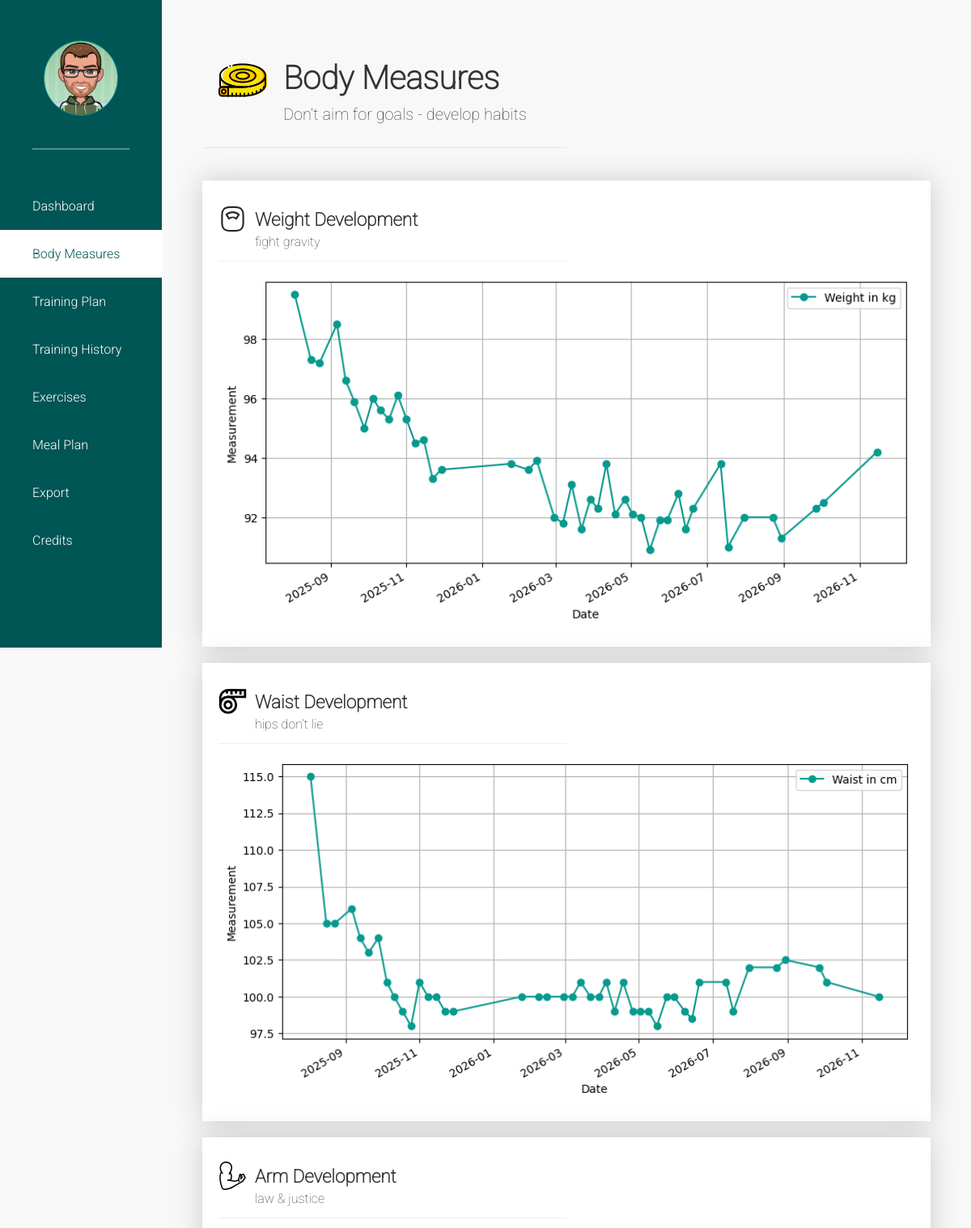
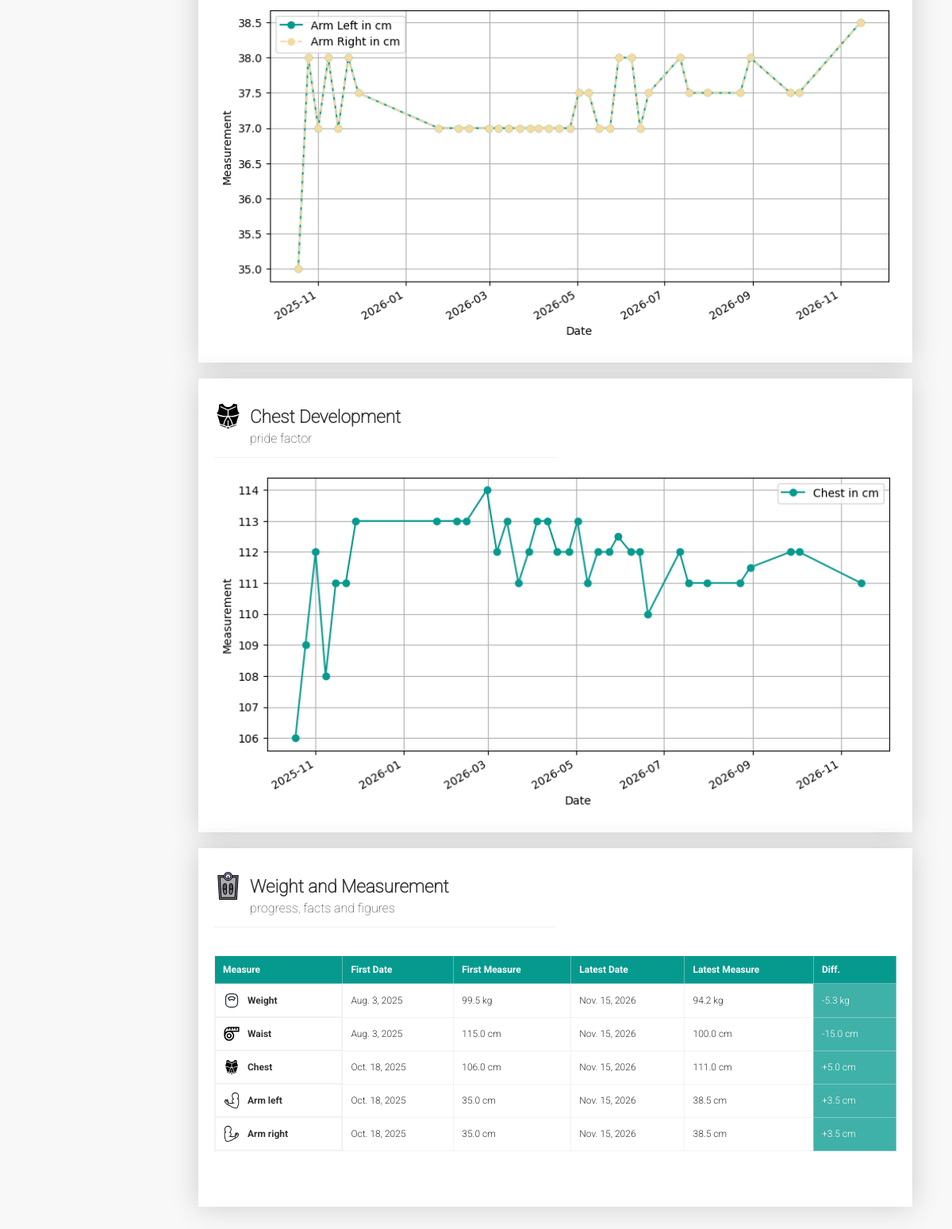
Screenshot of /body-measures/ with the database file from the repository (2 pictures, top to bottom).
### tracker/models.py (models this page shows, shortened)
class BodyMeasure(models.Model):
    date = models.DateField()
    weight = models.FloatField(null=True, blank=True)
    waist = models.FloatField(null=True, blank=True)
    chest = models.FloatField(null=True, blank=True)
    arm_left = models.FloatField(null=True, blank=True)
    arm_right = models.FloatField(null=True, blank=True)

### tracker/views.py (the view)
# urls.py: path("body-measures/", views.bodyMeasures, name="body_measures"),
def bodyMeasures(request):
    return render(
        request,
        "tracker/body_measures.html",
        get_body_measurements_context(),
    )

### tracker/views.py (called while the page is built)
def figure_to_base64(fig):
    buffer = io.BytesIO()
    fig.savefig(buffer, format="png", bbox_inches="tight")
    buffer.seek(0)
    image_png = buffer.getvalue()
    buffer.close()
    plt.close(fig)
    return base64.b64encode(image_png).decode("utf-8")

def calc_body_measure_difference(first_measures, latest_measures, field_name):
    first_value = first_measures[field_name]
    latest_value = latest_measures[field_name]
    if first_value is None or latest_value is None:
        return None
    return round(latest_value - first_value, 2)

def get_success_class(difference, success_if):
    if difference is None:
        return ""
    if success_if == "decrease" and difference <= 0:
        return "value-success"
    if success_if == "increase" and difference > 0:
        return "value-success"
    return "value-fail"

def get_body_measurements_context():
    return {
        "plots": get_body_measure_plots(),
        "body_measure_improvement": get_body_measure_improvement_data(),
    }

### tracker/templates/tracker/body_measures.html (shortened to what this page needs)
{% extends "tracker/base.html" %}
{% load static %}
{% block content %}
<div class="data-page body-measures-page">
    <div class="box-100 box-shadow data-page-box">
        <img class="data-page-box-icon" src="{% static 'tracker/svg/measuring-tape.svg' %}"
            alt="Fitness Dashboard | Measuring Tape Icon" aria-hidden="true">
        <div class="data-page-header-box">
            <h1 class="data-page-box-headline">Body Measures</h1>
            <span class="data-page-box-subheadline">Don't aim for goals - develop habits</span>
        </div>
    </div>
    <div class="box-container">
        {% for plot in plots %}
        <div class="box-50 box-shadow info-box">
            <div class="info-box-header">
                <div class="info-box-header-icon">
                    <img class="info-box-icon" src="{% static 'tracker/svg/'|add:plot.icon|add:'.svg' %}"
                        alt="Fitness Dashboard | {{ plot.title }} Icon" aria-hidden="true">
                </div>
                <div class="info-box-header-headlines">
                    <h2 class="info-box-icon-headline">{{ plot.title }}</h2>
                    <span class="info-box-icon-subheadline">{{ plot.subtitle }}</span>
                </div>
            </div>
            {% if plot.image %}
            <img class="info-box-plot"
                alt="Fitness Dashboard | {{ plot.alt }}">
            {% else %}
            <p>No "{{ plot.title }}" data available.</p>
            {% endif %}
        </div>
        {% endfor %}
        <div class="box-100 box-shadow info-box">
            <div class="info-box-header">
                <div class="info-box-header-icon">
                    <img class="info-box-icon" src="{% static 'tracker/svg/weight-scale.svg' %}"
                        alt="Fitness Dashboard | {{ plot.title }} Icon" aria-hidden="true">
                </div>
                <div class="info-box-header-headlines">
                    <h2 class="info-box-icon-headline">Weight and Measurement</h2>
                    <span class="info-box-icon-subheadline">progress, facts and figures</span>
                </div>
            </div>
            {% if body_measure_improvement %}
            <table>
                <tr>
                    <th>Measure</th>
                    <th>First Date</th>
                    <th>First Measure</th>
                    <th>Latest Date</th>
                    <th>Latest Measure</th>
                    <th>Diff.</th>
                </tr>
                {% for row in body_measure_improvement.measure_rows %}
                <tr>
                    <td class="table-col-icon">
                        <img class="table-icon" {% if row.flip_icon %}style="transform: scaleX(-1);" {% endif %}
                            src="{% static row.icon %}" alt="Fitness Dashboard | {{ row.label }} Icon">
                        {{ row.label }}
                    </td>
                    <td>{{ row.first_date }}</td>
                    <td>
                        {% if row.first_value is not None %}
                        {{ row.first_value }} {{ row.unit }}
                        {% else %}
                        —
                        {% endif %}
                    </td>
                    <td>{{ row.latest_date }}</td>
                    <td>
                        {% if row.latest_value is not None %}
                        {{ row.latest_value }} {{ row.unit }}
                        {% else %}
                        —
                        {% endif %}
                    </td>
                    <td class="{{ row.success_class }}">
                        {% if row.difference is not None %}
                        {% if row.difference > 0 %}
                        +{{ row.difference }} {{ row.unit }}
                        {% else %}
                        {{ row.difference }} {{ row.unit }}
                        {% endif %}
                        {% else %}
                        —
                        {% endif %}
                    </td>
                </tr>
                {% endfor %}
            </table>
            {% else %}
            <p>No body measurement data available yet.</p>
            {% endif %}
        </div>
    </div>
</div>
{% endblock %}

### tracker/templates/tracker/base.html (shortened to what this page needs)
{% load static %}
<!DOCTYPE html>
<html lang="en">
<head>
    <link rel="stylesheet" href="{% static 'tracker/style/style.min.css' %}">
</head>
<body>
    <div class="backdrop"></div>
    <div class="app-layout">
        <nav id="nav-component" class="nav-component">
            <div class="nav-icon">
                <img src="{% static 'tracker/favicon/android-chrome-512x512.png' %}" />
            </div>
            <div class="nav-divider">
                <div class="nav-divider-inner"></div>
            </div>
            <nav id="nav-navbar">
                <ul>
                    <li class="nav-navbar-item" id=""> <a href="{% url 'tracker:dashboard' %}">Dashboard</a></li>
                    <li class="nav-navbar-item" id="body-measures"> <a href="{% url 'tracker:body_measures' %}">Body
                            Measures</a></li>
                    <li class="nav-navbar-item" id="training-plan"> <a href="{% url 'tracker:training_plan' %}">Training
                            Plan</a></li>
                    <li class="nav-navbar-item" id="training-history"> <a
                            href="{% url 'tracker:training_history' %}">Training History</a></li>
                    <li class="nav-navbar-item" id="exercises"> <a
                            href="{% url 'tracker:exercises' %}">Exercises</a></li>
                    <li class="nav-navbar-item" id="meal-plan"> <a href="{% url 'tracker:meal_plan' %}">Meal
                            Plan</a></li>
                    <li class="nav-navbar-item" id="export"> <a href="{% url 'tracker:export' %}">Export</a></li>
                    <li class="nav-navbar-item" id="credits"> <a href="{% url 'tracker:credits' %}">Credits</a></li>
                </ul>
            </nav>
        </nav>
        <main class="main-content">
            {% block content %}
            {% endblock %}
        </main>
    </div>
</body>
</html>

### rows the page displays
BodyMeasure: first_date "Aug. 3, 2025" "Aug. 3, 2025", first_value "99.5" "115.0"
BodyMeasure: latest_date "Nov. 15, 2026" "Nov. 15, 2026" "Nov. 15, 2026" "Nov. 15, 2026" "Nov. 15, 2026", latest_value "94.2" "100.0" "111.0" "38.5" "38.5"
BodyMeasure: first_date "Oct. 18, 2025" "Oct. 18, 2025" "Oct. 18, 2025", first_value "106.0" "35.0" "35.0"

### other values shown
{{ plot.title }} "Weight Development" "Waist Development" "Arm Development" "Chest Development"
{{ plot.subtitle }} "fight gravity" "hips don't lie" "law & justice" "pride factor"
{{ row.label }} "Weight" "Waist" "Chest" "Arm left" "Arm right"
{{ row.unit }} "kg" "cm" "cm" "cm" "cm"
{{ row.difference }} "-5.3" "-15.0"
{{ row.unit }} "kg" "cm"
{{ row.difference }} "5.0" "3.5" "3.5"
{{ row.unit }} "cm" "cm" "cm"
